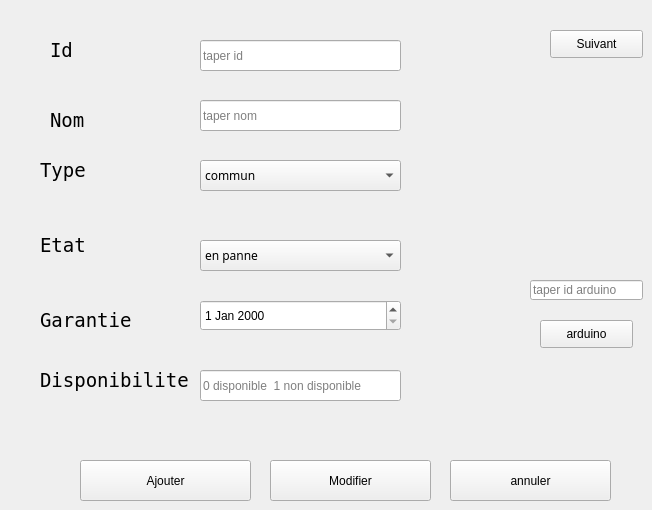
           <widget class="QWidget" name="page_3">
            <widget class="QPushButton" name="modifier">
             <property name="geometry">
              <rect>
               <x>270</x>
               <y>460</y>
               <width>161</width>
               <height>41</height>
              </rect>
             </property>
             <property name="styleSheet">
              <string notr="true">QPushButton {

background-color: #0078D4; /* Button background color similar to Windows */

color: #FFFFFF; /* Button text color */

border: 1px solid #0078D4; /* Button border color */

border-radius: 4px; /* Button border radius */

padding: 6px 12px; /* Button padding */

}



QPushButton:hover {

background-color: #00559B; /* Hovered button background color */

border: 1px solid #00559B; /* Hovered button border color */

}



QPushButton:pressed {

background-color: #003C75; /* Pressed butt}</string>
             </property>
             <property name="text">
              <string>Modifier</string>
             </property>
            </widget>
            <widget class="QPushButton" name="ajouter">
             <property name="geometry">
              <rect>
               <x>80</x>
               <y>460</y>
               <width>171</width>
               <height>41</height>
              </rect>
             </property>
             <property name="styleSheet">
              <string notr="true">QPushButton {

background-color: #0078D4; /* Button background color similar to Windows */

color: #FFFFFF; /* Button text color */

border: 1px solid #0078D4; /* Button border color */

border-radius: 4px; /* Button border radius */

padding: 6px 12px; /* Button padding */

}



QPushButton:hover {

background-color: #00559B; /* Hovered button background color */

border: 1px solid #00559B; /* Hovered button border color */

}



QPushButton:pressed {

background-color: #003C75; /* Pressed butt}</string>
             </property>
             <property name="text">
              <string>Ajouter</string>
             </property>
            </widget>
            <widget class="QComboBox" name="le_type">
             <property name="geometry">
              <rect>
               <x>200</x>
               <y>160</y>
               <width>201</width>
               <height>31</height>
              </rect>
             </property>
             <property name="font">
              <font>
               <family>Segoe UI Semilight</family>
               <pointsize>9</pointsize>
              </font>
             </property>
             <item>
              <property name="text">
               <string>commun</string>
              </property>
             </item>
             <item>
              <property name="text">
               <string>personnalise</string>
              </property>
             </item>
            </widget>
            <widget class="QLineEdit" name="le_id">
             <property name="geometry">
              <rect>
               <x>200</x>
               <y>40</y>
               <width>201</width>
               <height>31</height>
              </rect>
             </property>
             <property name="placeholderText">
              <string>taper id</string>
             </property>
            </widget>
            <widget class="QLabel" name="label_4">
             <property name="geometry">
              <rect>
               <x>40</x>
               <y>140</y>
               <width>61</width>
               <height>61</height>
              </rect>
             </property>
             <property name="font">
              <font>
               <family>NSimSun</family>
               <pointsize>14</pointsize>
              </font>
             </property>
             <property name="cursor">
              <cursorShape>ArrowCursor</cursorShape>
             </property>
             <property name="mouseTracking">
              <bool>false</bool>
             </property>
             <property name="text">
              <string>Type</string>
             </property>
            </widget>
            <widget class="QLabel" name="label_5">
             <property name="geometry">
              <rect>
               <x>50</x>
               <y>20</y>
               <width>51</width>
               <height>61</height>
              </rect>
             </property>
             <property name="font">
              <font>
               <family>NSimSun</family>
               <pointsize>14</pointsize>
              </font>
             </property>
             <property name="cursor">
              <cursorShape>ArrowCursor</cursorShape>
             </property>
             <property name="mouseTracking">
              <bool>false</bool>
             </property>
             <property name="text">
              <string>Id</string>
             </property>
            </widget>
            <widget class="QLabel" name="label_6">
             <property name="geometry">
              <rect>
               <x>50</x>
               <y>90</y>
               <width>51</width>
               <height>61</height>
              </rect>
             </property>
             <property name="font">
              <font>
               <family>NSimSun</family>
               <pointsize>14</pointsize>
              </font>
             </property>
             <property name="cursor">
              <cursorShape>ArrowCursor</cursorShape>
             </property>
             <property name="mouseTracking">
              <bool>false</bool>
             </property>
             <property name="text">
              <string>Nom</string>
             </property>
            </widget>
            <widget class="QLabel" name="label_7">
             <property name="geometry">
              <rect>
               <x>40</x>
               <y>220</y>
               <width>61</width>
               <height>51</height>
              </rect>
             </property>
             <property name="font">
              <font>
               <family>NSimSun</family>
               <pointsize>14</pointsize>
              </font>
             </property>
             <property name="cursor">
              <cursorShape>ArrowCursor</cursorShape>
             </property>
             <property name="mouseTracking">
              <bool>false</bool>
             </property>
             <property name="text">
              <string>Etat</string>
             </property>
            </widget>
            <widget class="QLabel" name="label_8">
             <property name="geometry">
              <rect>
               <x>40</x>
               <y>290</y>
               <width>101</width>
               <height>61</height>
              </rect>
             </property>
             <property name="font">
              <font>
               <family>NSimSun</family>
               <pointsize>14</pointsize>
              </font>
             </property>
             <property name="cursor">
              <cursorShape>ArrowCursor</cursorShape>
             </property>
             <property name="mouseTracking">
              <bool>false</bool>
             </property>
             <property name="text">
              <string>Garantie</string>
             </property>
            </widget>
            <widget class="QLineEdit" name="le_id_2">
             <property name="geometry">
              <rect>
               <x>200</x>
               <y>370</y>
               <width>201</width>
               <height>31</height>
              </rect>
             </property>
             <property name="placeholderText">
              <string>0 disponible  1 non disponible</string>
             </property>
            </widget>
            <widget class="QLabel" name="label_9">
             <property name="geometry">
              <rect>
               <x>40</x>
               <y>350</y>
               <width>191</width>
               <height>61</height>
              </rect>
             </property>
             <property name="font">
              <font>
               <family>NSimSun</family>
               <pointsize>14</pointsize>
              </font>
             </property>
             <property name="cursor">
              <cursorShape>ArrowCursor</cursorShape>
             </property>
             <property name="mouseTracking">
              <bool>false</bool>
             </property>
             <property name="text">
              <string>Disponibilite</string>
             </property>
            </widget>
            <widget class="QPushButton" name="suivant">
             <property name="geometry">
              <rect>
               <x>550</x>
               <y>30</y>
               <width>93</width>
               <height>28</height>
              </rect>
             </property>
             <property name="styleSheet">
              <string notr="true">QPushButton {

background-color: #0078D4; /* Button background color similar to Windows */

color: #FFFFFF; /* Button text color */

border: 1px solid #0078D4; /* Button border color */

border-radius: 4px; /* Button border radius */

padding: 6px 12px; /* Button padding */

}



QPushButton:hover {

background-color: #00559B; /* Hovered button background color */

border: 1px solid #00559B; /* Hovered button border color */

}



QPushButton:pressed {

background-color: #003C75; /* Pressed butt}</string>
             </property>
             <property name="text">
              <string>Suivant</string>
             </property>
            </widget>
            <widget class="QPushButton" name="pushButton_19">
             <property name="geometry">
              <rect>
               <x>540</x>
               <y>320</y>
               <width>93</width>
               <height>28</height>
              </rect>
             </property>
             <property name="styleSheet">
              <string notr="true">QPushButton {

background-color: #0078D4; /* Button background color similar to Windows */

color: #FFFFFF; /* Button text color */

border: 1px solid #0078D4; /* Button border color */

border-radius: 4px; /* Button border radius */

padding: 6px 12px; /* Button padding */

}



QPushButton:hover {

background-color: #00559B; /* Hovered button background color */

border: 1px solid #00559B; /* Hovered button border color */

}



QPushButton:pressed {

background-color: #003C75; /* Pressed butt}</string>
             </property>
             <property name="text">
              <string>arduino</string>
             </property>
            </widget>
            <widget class="QLineEdit" name="lineEdit_2">
             <property name="geometry">
              <rect>
               <x>530</x>
               <y>280</y>
               <width>113</width>
               <height>20</height>
              </rect>
             </property>
             <property name="placeholderText">
              <string>taper id arduino</string>
             </property>
            </widget>
            <widget class="QLineEdit" name="le_nom">
             <property name="geometry">
              <rect>
               <x>200</x>
               <y>100</y>
               <width>201</width>
               <height>31</height>
              </rect>
             </property>
             <property name="placeholderText">
              <string>taper nom</string>
             </property>
            </widget>
            <widget class="QComboBox" name="le_etat_mod_3">
             <property name="geometry">
              <rect>
               <x>200</x>
               <y>240</y>
               <width>201</width>
               <height>31</height>
              </rect>
             </property>
             <property name="font">
              <font>
               <family>Segoe UI Semilight</family>
               <pointsize>9</pointsize>
              </font>
             </property>
             <item>
              <property name="text">
               <string>en panne</string>
              </property>
             </item>
             <item>
              <property name="text">
               <string>en bon etat</string>
              </property>
             </item>
             <item>
              <property name="text">
               <string>a detruire</string>
              </property>
             </item>
            </widget>
            <widget class="QPushButton" name="modifier_2">
             <property name="geometry">
              <rect>
               <x>450</x>
               <y>460</y>
               <width>161</width>
               <height>41</height>
              </rect>
             </property>
             <property name="styleSheet">
              <string notr="true">QPushButton {

background-color: #0078D4; /* Button background color similar to Windows */

color: #FFFFFF; /* Button text color */

border: 1px solid #0078D4; /* Button border color */

border-radius: 4px; /* Button border radius */

padding: 6px 12px; /* Button padding */

}



QPushButton:hover {

background-color: #00559B; /* Hovered button background color */

border: 1px solid #00559B; /* Hovered button border color */

}



QPushButton:pressed {

background-color: #003C75; /* Pressed butt}</string>
             </property>
             <property name="text">
              <string>annuler</string>
             </property>
            </widget>
            <widget class="QDateEdit" name="dateEdit_2">
             <property name="geometry">
              <rect>
               <x>200</x>
               <y>300</y>
               <width>201</width>
               <height>31</height>
              </rect>
             </property>
             <property name="styleSheet">
              <string notr="true">font: 8pt &quot;MS Shell Dlg 2&quot;;</string>
             </property>
            </widget>
           </widget>
